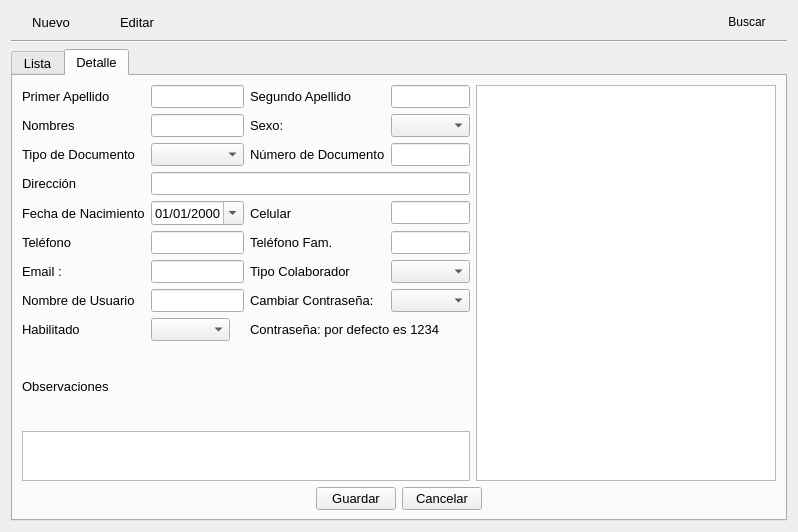
<?xml version="1.0" encoding="UTF-8"?>
<ui version="4.0">
 <class>UsuariosForm</class>
 <widget class="QWidget" name="UsuariosForm">
  <property name="geometry">
   <rect>
    <x>0</x>
    <y>0</y>
    <width>788</width>
    <height>532</height>
   </rect>
  </property>
  <property name="windowTitle">
   <string>Form</string>
  </property>
  <layout class="QGridLayout" name="gridLayout">
   <item row="0" column="0">
    <layout class="QVBoxLayout" name="verticalLayout">
     <item>
      <layout class="QHBoxLayout" name="horizontalLayout_2">
       <item>
        <widget class="QPushButton" name="nuevo_pushButton">
         <property name="font">
          <font>
           <pointsize>10</pointsize>
          </font>
         </property>
         <property name="text">
          <string>Nuevo</string>
         </property>
         <property name="icon">
          <iconset resource="../Icons/Icons.qrc">
           <normaloff>:/Icons/1349716393_monotone_add_plus.png</normaloff>:/Icons/1349716393_monotone_add_plus.png</iconset>
         </property>
         <property name="iconSize">
          <size>
           <width>24</width>
           <height>24</height>
          </size>
         </property>
         <property name="shortcut">
          <string>Ctrl+N</string>
         </property>
         <property name="flat">
          <bool>true</bool>
         </property>
        </widget>
       </item>
       <item>
        <widget class="QPushButton" name="editar_pushButton">
         <property name="enabled">
          <bool>true</bool>
         </property>
         <property name="font">
          <font>
           <pointsize>10</pointsize>
          </font>
         </property>
         <property name="text">
          <string>Editar</string>
         </property>
         <property name="icon">
          <iconset resource="../Icons/Icons.qrc">
           <normaloff>:/Icons/1349716425_doc_edit.png</normaloff>:/Icons/1349716425_doc_edit.png</iconset>
         </property>
         <property name="iconSize">
          <size>
           <width>24</width>
           <height>24</height>
          </size>
         </property>
         <property name="shortcut">
          <string>Ctrl+E</string>
         </property>
         <property name="flat">
          <bool>true</bool>
         </property>
        </widget>
       </item>
       <item>
        <spacer name="horizontalSpacer">
         <property name="orientation">
          <enum>Qt::Horizontal</enum>
         </property>
         <property name="sizeHint" stdset="0">
          <size>
           <width>40</width>
           <height>20</height>
          </size>
         </property>
        </spacer>
       </item>
       <item>
        <widget class="QPushButton" name="pB_buscar">
         <property name="text">
          <string>Buscar</string>
         </property>
         <property name="icon">
          <iconset resource="../Icons/Icons.qrc">
           <normaloff>:/Icons/1349716430_zoom.png</normaloff>:/Icons/1349716430_zoom.png</iconset>
         </property>
         <property name="iconSize">
          <size>
           <width>24</width>
           <height>24</height>
          </size>
         </property>
         <property name="shortcut">
          <string>Ctrl+B</string>
         </property>
         <property name="autoDefault">
          <bool>false</bool>
         </property>
         <property name="default">
          <bool>false</bool>
         </property>
         <property name="flat">
          <bool>true</bool>
         </property>
        </widget>
       </item>
      </layout>
     </item>
     <item>
      <widget class="Line" name="line">
       <property name="orientation">
        <enum>Qt::Horizontal</enum>
       </property>
      </widget>
     </item>
     <item>
      <widget class="QTabWidget" name="Module_tabWidget">
       <property name="enabled">
        <bool>true</bool>
       </property>
       <property name="font">
        <font>
         <pointsize>10</pointsize>
        </font>
       </property>
       <property name="cursor">
        <cursorShape>ArrowCursor</cursorShape>
       </property>
       <property name="currentIndex">
        <number>1</number>
       </property>
       <widget class="QWidget" name="list_tab">
        <attribute name="title">
         <string>Lista</string>
        </attribute>
        <layout class="QGridLayout" name="gridLayout_2">
         <item row="0" column="0">
          <widget class="QTableView" name="list_tableView">
           <property name="mouseTracking">
            <bool>true</bool>
           </property>
           <property name="frameShape">
            <enum>QFrame::Box</enum>
           </property>
           <property name="alternatingRowColors">
            <bool>true</bool>
           </property>
           <property name="selectionMode">
            <enum>QAbstractItemView::SingleSelection</enum>
           </property>
           <property name="selectionBehavior">
            <enum>QAbstractItemView::SelectRows</enum>
           </property>
           <property name="gridStyle">
            <enum>Qt::SolidLine</enum>
           </property>
           <attribute name="horizontalHeaderCascadingSectionResizes">
            <bool>false</bool>
           </attribute>
          </widget>
         </item>
        </layout>
       </widget>
       <widget class="QWidget" name="detail_tab">
        <attribute name="title">
         <string>Detalle</string>
        </attribute>
        <layout class="QGridLayout" name="gridLayout_4">
         <item row="0" column="0">
          <layout class="QHBoxLayout" name="horizontalLayout">
           <item>
            <layout class="QGridLayout" name="gridLayout_3">
             <item row="0" column="1">
              <widget class="QLineEdit" name="le_pApellido"/>
             </item>
             <item row="2" column="2">
              <widget class="QLabel" name="label_16">
               <property name="text">
                <string>Número de Documento</string>
               </property>
              </widget>
             </item>
             <item row="5" column="2">
              <widget class="QLabel" name="label">
               <property name="text">
                <string>Teléfono Fam.</string>
               </property>
              </widget>
             </item>
             <item row="10" column="0" colspan="4">
              <widget class="QPlainTextEdit" name="tE_obs">
               <property name="sizePolicy">
                <sizepolicy hsizetype="Expanding" vsizetype="Expanding">
                 <horstretch>0</horstretch>
                 <verstretch>0</verstretch>
                </sizepolicy>
               </property>
               <property name="minimumSize">
                <size>
                 <width>0</width>
                 <height>0</height>
                </size>
               </property>
               <property name="maximumSize">
                <size>
                 <width>16777215</width>
                 <height>50</height>
                </size>
               </property>
              </widget>
             </item>
             <item row="7" column="1">
              <widget class="QLineEdit" name="le_Usuario">
               <property name="readOnly">
                <bool>false</bool>
               </property>
              </widget>
             </item>
             <item row="5" column="0">
              <widget class="QLabel" name="label_22">
               <property name="text">
                <string>Teléfono</string>
               </property>
              </widget>
             </item>
             <item row="3" column="0">
              <widget class="QLabel" name="label_19">
               <property name="text">
                <string>Dirección</string>
               </property>
              </widget>
             </item>
             <item row="6" column="2">
              <widget class="QLabel" name="label_4">
               <property name="text">
                <string>Tipo Colaborador</string>
               </property>
              </widget>
             </item>
             <item row="4" column="2">
              <widget class="QLabel" name="label_27">
               <property name="text">
                <string>Celular</string>
               </property>
              </widget>
             </item>
             <item row="4" column="0">
              <widget class="QLabel" name="label_28">
               <property name="text">
                <string>Fecha de Nacimiento</string>
               </property>
              </widget>
             </item>
             <item row="2" column="1">
              <widget class="QComboBox" name="cB_tDoc"/>
             </item>
             <item row="9" column="2" colspan="2">
              <spacer name="horizontalSpacer_3">
               <property name="orientation">
                <enum>Qt::Horizontal</enum>
               </property>
               <property name="sizeHint" stdset="0">
                <size>
                 <width>40</width>
                 <height>20</height>
                </size>
               </property>
              </spacer>
             </item>
             <item row="2" column="3">
              <widget class="QLineEdit" name="le_numDoc"/>
             </item>
             <item row="0" column="0">
              <widget class="QLabel" name="label_21">
               <property name="text">
                <string>Primer Apellido</string>
               </property>
              </widget>
             </item>
             <item row="0" column="2">
              <widget class="QLabel" name="label_29">
               <property name="text">
                <string>Segundo Apellido</string>
               </property>
              </widget>
             </item>
             <item row="5" column="1">
              <widget class="QLineEdit" name="le_telf"/>
             </item>
             <item row="2" column="0">
              <widget class="QLabel" name="label_24">
               <property name="text">
                <string>Tipo de Documento</string>
               </property>
              </widget>
             </item>
             <item row="1" column="3">
              <widget class="QComboBox" name="cb_sexo">
               <property name="sizePolicy">
                <sizepolicy hsizetype="Fixed" vsizetype="Fixed">
                 <horstretch>0</horstretch>
                 <verstretch>0</verstretch>
                </sizepolicy>
               </property>
              </widget>
             </item>
             <item row="7" column="2">
              <widget class="QLabel" name="label_3">
               <property name="text">
                <string>Cambiar Contraseña:</string>
               </property>
              </widget>
             </item>
             <item row="7" column="0">
              <widget class="QLabel" name="label_2">
               <property name="text">
                <string>Nombre de Usuario</string>
               </property>
              </widget>
             </item>
             <item row="4" column="1">
              <widget class="QDateEdit" name="de_fechaNac">
               <property name="sizePolicy">
                <sizepolicy hsizetype="Expanding" vsizetype="Fixed">
                 <horstretch>0</horstretch>
                 <verstretch>0</verstretch>
                </sizepolicy>
               </property>
               <property name="displayFormat">
                <string>dd/MM/yyyy</string>
               </property>
               <property name="calendarPopup">
                <bool>true</bool>
               </property>
              </widget>
             </item>
             <item row="0" column="3">
              <widget class="QLineEdit" name="le_sApellido"/>
             </item>
             <item row="3" column="1" colspan="3">
              <widget class="QLineEdit" name="le_direccion"/>
             </item>
             <item row="1" column="0">
              <widget class="QLabel" name="label_25">
               <property name="text">
                <string>Nombres</string>
               </property>
              </widget>
             </item>
             <item row="1" column="2">
              <widget class="QLabel" name="label_17">
               <property name="text">
                <string>Sexo:</string>
               </property>
              </widget>
             </item>
             <item row="9" column="0">
              <widget class="QLabel" name="label_30">
               <property name="text">
                <string>Observaciones</string>
               </property>
              </widget>
             </item>
             <item row="6" column="1">
              <widget class="QLineEdit" name="le_email"/>
             </item>
             <item row="4" column="3">
              <widget class="QLineEdit" name="le_cell"/>
             </item>
             <item row="1" column="1">
              <widget class="QLineEdit" name="le_nombre"/>
             </item>
             <item row="5" column="3">
              <widget class="QLineEdit" name="lE_telfFam"/>
             </item>
             <item row="6" column="0">
              <widget class="QLabel" name="label_5">
               <property name="text">
                <string>Email :</string>
               </property>
              </widget>
             </item>
             <item row="8" column="0">
              <widget class="QLabel" name="label_6">
               <property name="text">
                <string>Habilitado</string>
               </property>
              </widget>
             </item>
             <item row="8" column="1">
              <widget class="QComboBox" name="cB_habilitado">
               <property name="sizePolicy">
                <sizepolicy hsizetype="Fixed" vsizetype="Fixed">
                 <horstretch>0</horstretch>
                 <verstretch>0</verstretch>
                </sizepolicy>
               </property>
              </widget>
             </item>
             <item row="7" column="3">
              <widget class="QComboBox" name="cB_cambiarpass">
               <property name="editable">
                <bool>false</bool>
               </property>
              </widget>
             </item>
             <item row="6" column="3">
              <widget class="QComboBox" name="cB_tipoCol"/>
             </item>
             <item row="8" column="2" colspan="2">
              <widget class="QLabel" name="label_7">
               <property name="text">
                <string>Contraseña: por defecto es 1234</string>
               </property>
              </widget>
             </item>
            </layout>
           </item>
           <item>
            <widget class="QTableView" name="tableView_permisos">
             <property name="sizePolicy">
              <sizepolicy hsizetype="Fixed" vsizetype="Minimum">
               <horstretch>0</horstretch>
               <verstretch>0</verstretch>
              </sizepolicy>
             </property>
             <property name="minimumSize">
              <size>
               <width>300</width>
               <height>0</height>
              </size>
             </property>
             <property name="editTriggers">
              <set>QAbstractItemView::AnyKeyPressed|QAbstractItemView::DoubleClicked|QAbstractItemView::EditKeyPressed|QAbstractItemView::SelectedClicked</set>
             </property>
            </widget>
           </item>
          </layout>
         </item>
         <item row="1" column="0">
          <layout class="QHBoxLayout" name="horizontalLayout_3">
           <item>
            <spacer name="horizontalSpacer_4">
             <property name="orientation">
              <enum>Qt::Horizontal</enum>
             </property>
             <property name="sizeHint" stdset="0">
              <size>
               <width>40</width>
               <height>20</height>
              </size>
             </property>
            </spacer>
           </item>
           <item>
            <widget class="QPushButton" name="save_pushButton">
             <property name="font">
              <font>
               <pointsize>10</pointsize>
              </font>
             </property>
             <property name="text">
              <string>Guardar</string>
             </property>
             <property name="icon">
              <iconset resource="../Icons/Icons.qrc">
               <normaloff>:/Icons/1349716356_save.png</normaloff>:/Icons/1349716356_save.png</iconset>
             </property>
             <property name="iconSize">
              <size>
               <width>24</width>
               <height>24</height>
              </size>
             </property>
             <property name="shortcut">
              <string>Ctrl+G</string>
             </property>
            </widget>
           </item>
           <item>
            <widget class="QPushButton" name="cancel_pushButton">
             <property name="font">
              <font>
               <pointsize>10</pointsize>
              </font>
             </property>
             <property name="text">
              <string>Cancelar</string>
             </property>
             <property name="icon">
              <iconset resource="../Icons/Icons.qrc">
               <normaloff>:/Icons/1349716376_monotone_close_exit_delete.png</normaloff>:/Icons/1349716376_monotone_close_exit_delete.png</iconset>
             </property>
             <property name="iconSize">
              <size>
               <width>24</width>
               <height>24</height>
              </size>
             </property>
             <property name="shortcut">
              <string>Ctrl+U</string>
             </property>
            </widget>
           </item>
           <item>
            <spacer name="horizontalSpacer_5">
             <property name="orientation">
              <enum>Qt::Horizontal</enum>
             </property>
             <property name="sizeHint" stdset="0">
              <size>
               <width>40</width>
               <height>20</height>
              </size>
             </property>
            </spacer>
           </item>
          </layout>
         </item>
        </layout>
       </widget>
      </widget>
     </item>
    </layout>
   </item>
  </layout>
 </widget>
 <tabstops>
  <tabstop>le_pApellido</tabstop>
  <tabstop>le_sApellido</tabstop>
  <tabstop>le_nombre</tabstop>
  <tabstop>cb_sexo</tabstop>
  <tabstop>cB_tDoc</tabstop>
  <tabstop>le_numDoc</tabstop>
  <tabstop>le_direccion</tabstop>
  <tabstop>de_fechaNac</tabstop>
  <tabstop>le_cell</tabstop>
  <tabstop>le_telf</tabstop>
  <tabstop>lE_telfFam</tabstop>
  <tabstop>le_email</tabstop>
  <tabstop>cB_tipoCol</tabstop>
  <tabstop>le_Usuario</tabstop>
  <tabstop>cB_cambiarpass</tabstop>
  <tabstop>cB_habilitado</tabstop>
  <tabstop>tE_obs</tabstop>
  <tabstop>tableView_permisos</tabstop>
  <tabstop>save_pushButton</tabstop>
  <tabstop>cancel_pushButton</tabstop>
  <tabstop>Module_tabWidget</tabstop>
  <tabstop>list_tableView</tabstop>
  <tabstop>editar_pushButton</tabstop>
  <tabstop>nuevo_pushButton</tabstop>
 </tabstops>
 <resources>
  <include location="../Icons/Icons.qrc"/>
 </resources>
 <connections/>
</ui>
